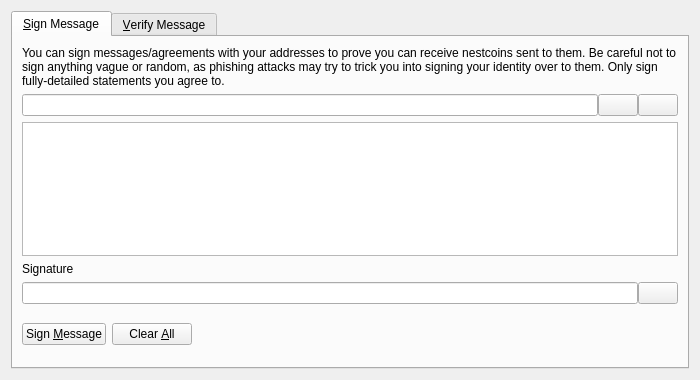
<?xml version="1.0" encoding="UTF-8"?>
<ui version="4.0">
 <class>SignVerifyMessageDialog</class>
 <widget class="QDialog" name="SignVerifyMessageDialog">
  <property name="geometry">
   <rect>
    <x>0</x>
    <y>0</y>
    <width>700</width>
    <height>380</height>
   </rect>
  </property>
  <property name="windowTitle">
   <string>Signatures - Sign / Verify a Message</string>
  </property>
  <property name="modal">
   <bool>true</bool>
  </property>
  <layout class="QVBoxLayout" name="verticalLayout">
   <item>
    <widget class="QTabWidget" name="tabWidget">
     <property name="currentIndex">
      <number>0</number>
     </property>
     <widget class="QWidget" name="tabSignMessage">
      <attribute name="title">
       <string>&amp;Sign Message</string>
      </attribute>
      <layout class="QVBoxLayout" name="verticalLayout_SM">
       <item>
        <widget class="QLabel" name="infoLabel_SM">
         <property name="text">
          <string>You can sign messages/agreements with your addresses to prove you can receive nestcoins sent to them. Be careful not to sign anything vague or random, as phishing attacks may try to trick you into signing your identity over to them. Only sign fully-detailed statements you agree to.</string>
         </property>
         <property name="textFormat">
          <enum>Qt::PlainText</enum>
         </property>
         <property name="wordWrap">
          <bool>true</bool>
         </property>
        </widget>
       </item>
       <item>
        <layout class="QHBoxLayout" name="horizontalLayout_1_SM">
         <property name="spacing">
          <number>0</number>
         </property>
         <item>
          <widget class="QValidatedLineEdit" name="addressIn_SM">
           <property name="toolTip">
            <string>The Nestcoin address to sign the message with</string>
           </property>
          </widget>
         </item>
         <item>
          <widget class="QPushButton" name="addressBookButton_SM">
           <property name="toolTip">
            <string>Choose previously used address</string>
           </property>
           <property name="text">
            <string/>
           </property>
           <property name="icon">
            <iconset resource="../nestcoin.qrc">
             <normaloff>:/icons/address-book</normaloff>:/icons/address-book</iconset>
           </property>
           <property name="shortcut">
            <string>Alt+A</string>
           </property>
           <property name="autoDefault">
            <bool>false</bool>
           </property>
          </widget>
         </item>
         <item>
          <widget class="QPushButton" name="pasteButton_SM">
           <property name="toolTip">
            <string>Paste address from clipboard</string>
           </property>
           <property name="text">
            <string/>
           </property>
           <property name="icon">
            <iconset resource="../nestcoin.qrc">
             <normaloff>:/icons/editpaste</normaloff>:/icons/editpaste</iconset>
           </property>
           <property name="shortcut">
            <string>Alt+P</string>
           </property>
           <property name="autoDefault">
            <bool>false</bool>
           </property>
          </widget>
         </item>
        </layout>
       </item>
       <item>
        <widget class="QPlainTextEdit" name="messageIn_SM">
         <property name="toolTip">
          <string>Enter the message you want to sign here</string>
         </property>
        </widget>
       </item>
       <item>
        <widget class="QLabel" name="signatureLabel_SM">
         <property name="text">
          <string>Signature</string>
         </property>
         <property name="textFormat">
          <enum>Qt::PlainText</enum>
         </property>
        </widget>
       </item>
       <item>
        <layout class="QHBoxLayout" name="horizontalLayout_2_SM">
         <property name="spacing">
          <number>0</number>
         </property>
         <item>
          <widget class="QLineEdit" name="signatureOut_SM">
           <property name="font">
            <font>
             <italic>true</italic>
            </font>
           </property>
           <property name="readOnly">
            <bool>true</bool>
           </property>
          </widget>
         </item>
         <item>
          <widget class="QPushButton" name="copySignatureButton_SM">
           <property name="toolTip">
            <string>Copy the current signature to the system clipboard</string>
           </property>
           <property name="text">
            <string/>
           </property>
           <property name="icon">
            <iconset resource="../nestcoin.qrc">
             <normaloff>:/icons/editcopy</normaloff>:/icons/editcopy</iconset>
           </property>
           <property name="autoDefault">
            <bool>false</bool>
           </property>
          </widget>
         </item>
        </layout>
       </item>
       <item>
        <layout class="QHBoxLayout" name="horizontalLayout_3_SM">
         <item>
          <widget class="QPushButton" name="signMessageButton_SM">
           <property name="toolTip">
            <string>Sign the message to prove you own this Nestcoin address</string>
           </property>
           <property name="text">
            <string>Sign &amp;Message</string>
           </property>
           <property name="icon">
            <iconset resource="../nestcoin.qrc">
             <normaloff>:/icons/edit</normaloff>:/icons/edit</iconset>
           </property>
           <property name="autoDefault">
            <bool>false</bool>
           </property>
          </widget>
         </item>
         <item>
          <widget class="QPushButton" name="clearButton_SM">
           <property name="toolTip">
            <string>Reset all sign message fields</string>
           </property>
           <property name="text">
            <string>Clear &amp;All</string>
           </property>
           <property name="icon">
            <iconset resource="../nestcoin.qrc">
             <normaloff>:/icons/remove</normaloff>:/icons/remove</iconset>
           </property>
           <property name="autoDefault">
            <bool>false</bool>
           </property>
          </widget>
         </item>
         <item>
          <spacer name="horizontalSpacer_1_SM">
           <property name="orientation">
            <enum>Qt::Horizontal</enum>
           </property>
           <property name="sizeHint" stdset="0">
            <size>
             <width>40</width>
             <height>48</height>
            </size>
           </property>
          </spacer>
         </item>
         <item>
          <widget class="QLabel" name="statusLabel_SM">
           <property name="font">
            <font>
             <weight>75</weight>
             <bold>true</bold>
            </font>
           </property>
           <property name="text">
            <string/>
           </property>
           <property name="wordWrap">
            <bool>true</bool>
           </property>
          </widget>
         </item>
         <item>
          <spacer name="horizontalSpacer_2_SM">
           <property name="orientation">
            <enum>Qt::Horizontal</enum>
           </property>
           <property name="sizeHint" stdset="0">
            <size>
             <width>40</width>
             <height>48</height>
            </size>
           </property>
          </spacer>
         </item>
        </layout>
       </item>
      </layout>
     </widget>
     <widget class="QWidget" name="tabVerifyMessage">
      <attribute name="title">
       <string>&amp;Verify Message</string>
      </attribute>
      <layout class="QVBoxLayout" name="verticalLayout_VM">
       <item>
        <widget class="QLabel" name="infoLabel_VM">
         <property name="text">
          <string>Enter the receiver's address, message (ensure you copy line breaks, spaces, tabs, etc. exactly) and signature below to verify the message. Be careful not to read more into the signature than what is in the signed message itself, to avoid being tricked by a man-in-the-middle attack. Note that this only proves the signing party receives with the address, it cannot prove sendership of any transaction!</string>
         </property>
         <property name="textFormat">
          <enum>Qt::PlainText</enum>
         </property>
         <property name="alignment">
          <set>Qt::AlignLeading|Qt::AlignLeft|Qt::AlignTop</set>
         </property>
         <property name="wordWrap">
          <bool>true</bool>
         </property>
        </widget>
       </item>
       <item>
        <layout class="QHBoxLayout" name="horizontalLayout_1_VM">
         <property name="spacing">
          <number>0</number>
         </property>
         <item>
          <widget class="QValidatedLineEdit" name="addressIn_VM">
           <property name="toolTip">
            <string>The Nestcoin address the message was signed with</string>
           </property>
          </widget>
         </item>
         <item>
          <widget class="QPushButton" name="addressBookButton_VM">
           <property name="toolTip">
            <string>Choose previously used address</string>
           </property>
           <property name="text">
            <string/>
           </property>
           <property name="icon">
            <iconset resource="../nestcoin.qrc">
             <normaloff>:/icons/address-book</normaloff>:/icons/address-book</iconset>
           </property>
           <property name="shortcut">
            <string>Alt+A</string>
           </property>
           <property name="autoDefault">
            <bool>false</bool>
           </property>
          </widget>
         </item>
        </layout>
       </item>
       <item>
        <widget class="QPlainTextEdit" name="messageIn_VM"/>
       </item>
       <item>
        <widget class="QValidatedLineEdit" name="signatureIn_VM"/>
       </item>
       <item>
        <layout class="QHBoxLayout" name="horizontalLayout_2_VM">
         <item>
          <widget class="QPushButton" name="verifyMessageButton_VM">
           <property name="toolTip">
            <string>Verify the message to ensure it was signed with the specified Nestcoin address</string>
           </property>
           <property name="text">
            <string>Verify &amp;Message</string>
           </property>
           <property name="icon">
            <iconset resource="../nestcoin.qrc">
             <normaloff>:/icons/transaction_0</normaloff>:/icons/transaction_0</iconset>
           </property>
           <property name="autoDefault">
            <bool>false</bool>
           </property>
          </widget>
         </item>
         <item>
          <widget class="QPushButton" name="clearButton_VM">
           <property name="toolTip">
            <string>Reset all verify message fields</string>
           </property>
           <property name="text">
            <string>Clear &amp;All</string>
           </property>
           <property name="icon">
            <iconset resource="../nestcoin.qrc">
             <normaloff>:/icons/remove</normaloff>:/icons/remove</iconset>
           </property>
           <property name="autoDefault">
            <bool>false</bool>
           </property>
          </widget>
         </item>
         <item>
          <spacer name="horizontalSpacer_1_VM">
           <property name="orientation">
            <enum>Qt::Horizontal</enum>
           </property>
           <property name="sizeHint" stdset="0">
            <size>
             <width>40</width>
             <height>48</height>
            </size>
           </property>
          </spacer>
         </item>
         <item>
          <widget class="QLabel" name="statusLabel_VM">
           <property name="font">
            <font>
             <weight>75</weight>
             <bold>true</bold>
            </font>
           </property>
           <property name="text">
            <string/>
           </property>
           <property name="wordWrap">
            <bool>true</bool>
           </property>
          </widget>
         </item>
         <item>
          <spacer name="horizontalSpacer_2_VM">
           <property name="orientation">
            <enum>Qt::Horizontal</enum>
           </property>
           <property name="sizeHint" stdset="0">
            <size>
             <width>40</width>
             <height>48</height>
            </size>
           </property>
          </spacer>
         </item>
        </layout>
       </item>
      </layout>
     </widget>
    </widget>
   </item>
  </layout>
 </widget>
 <customwidgets>
  <customwidget>
   <class>QValidatedLineEdit</class>
   <extends>QLineEdit</extends>
   <header>qt/qvalidatedlineedit.h</header>
  </customwidget>
 </customwidgets>
 <resources>
  <include location="../nestcoin.qrc"/>
 </resources>
 <connections/>
</ui>
